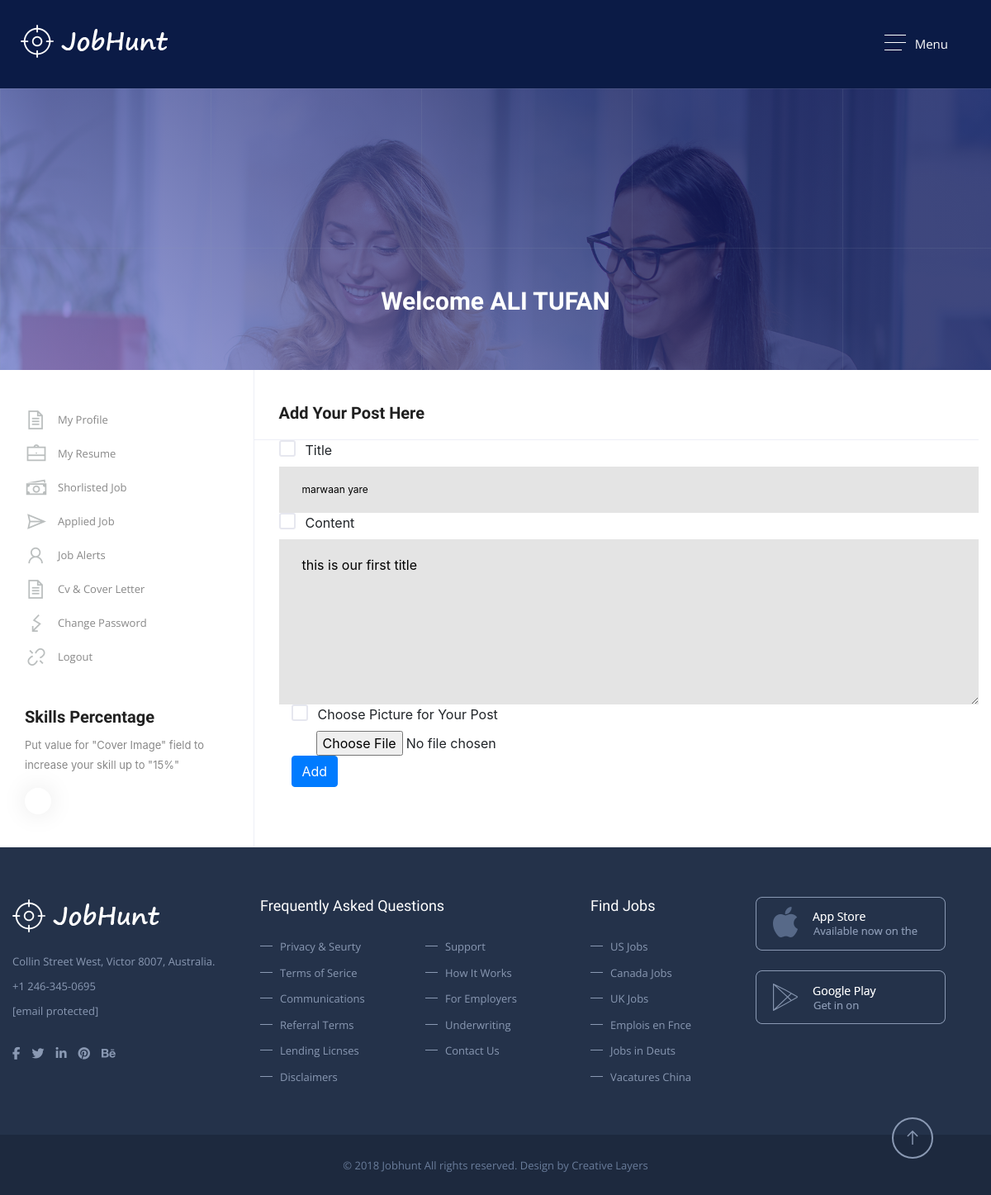
The app's page /post/1/update (signed in), older data.
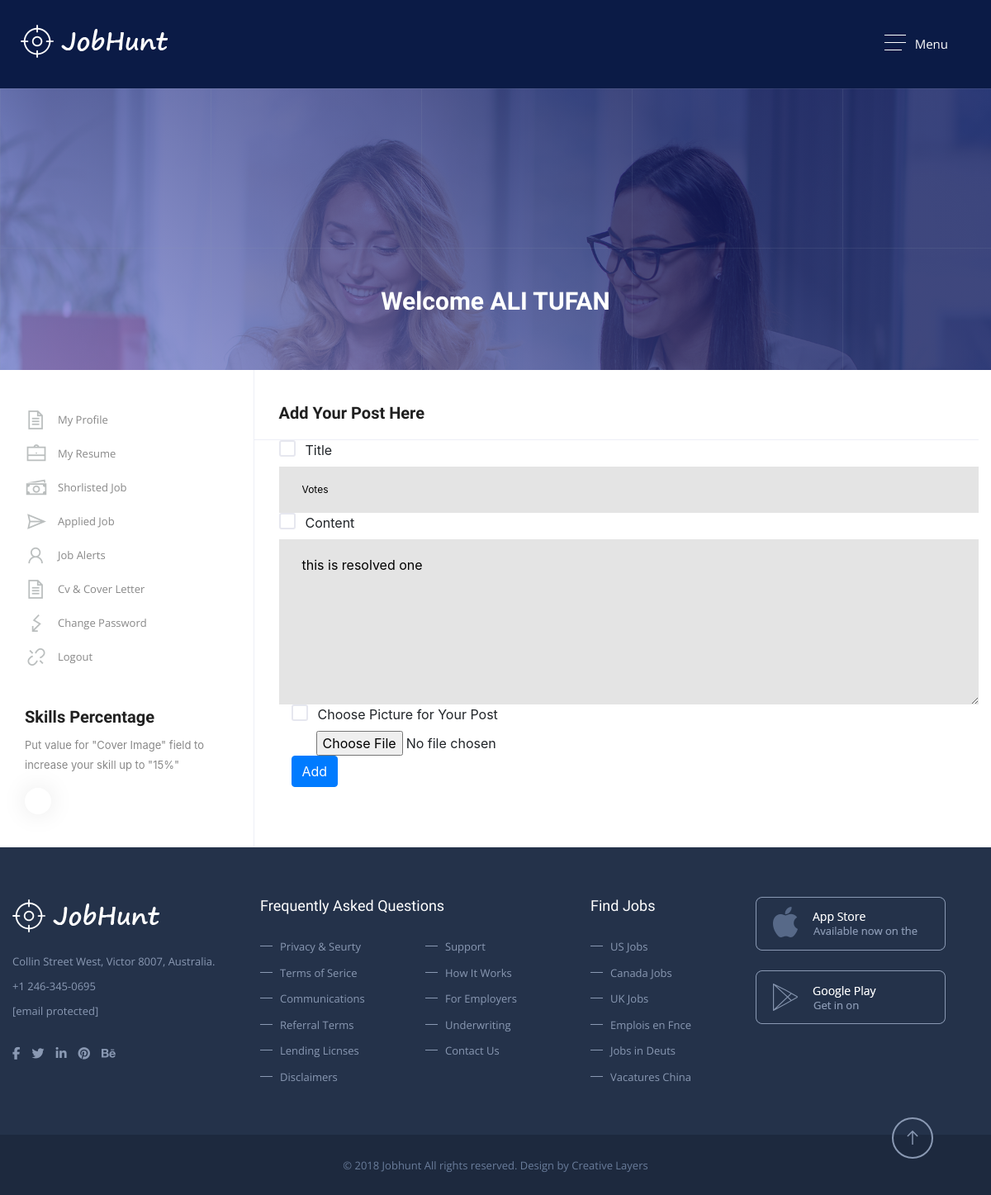
The same page, newer data.
### app/models.py (models this page shows, shortened)
class Post(db.Model):
    id = db.Column(db.Integer,primary_key=True,)
    title = db.Column(db.String(35),nullable=False,unique=True)
    date_posted = db.Column(db.DateTime(30),nullable=False,default=datetime.utcnow)
    image_file=db.Column(db.String(20),nullable=True)
    content = db.Column(db.Text(10),nullable=False)
    user_id = db.Column(db.Integer,db.ForeignKey('user.id'),nullable=False)

### app/routes.py (the view)
@app.route("/post/<post_id>/update",methods=['POST','GET'])
def post_update(post_id):
    post = Post.query.get_or_404(post_id)
    if post.author != current_user:
        abort(403)
    form = PostForm()
    if form.validate_on_submit():
        if form.picture.data:
            picture_file= save_post_pic(form.picture.data)
            post.image_file  = picture_file
        post.title=form.title.data
        post.content = form.content.data
        db.session.commit()
        flash('You blog has been updated successfully....')
        return redirect(url_for('post_detail',post_id=post.id))
    elif request.method =='GET':
        form.title.data = post.title
        form.content.data = post.content
        form.picture.data = post.image_file
    return render_template('add_post.html',title="Update Post",post=post,form=form,legend='Update Post')

### app/forms.py
class PostForm(FlaskForm):
    title = StringField('Title',validators=[DataRequired(),Length(max=100,min=5)])
    content = TextAreaField('Content',validators=[DataRequired()])
    picture = FileField('Choose Picture for Your Post',validators=[FileAllowed(['png','jpg'])])
    submit = SubmitField('Add')

### app/models.py (called while the page is built)
@login_manager.user_loader
def load_user(user_id):
    return User.query.get(int(user_id))

### app/templates/add_post.html (shortened to what this page needs)
{% extends "nav.html" %}
{% block nav %}
	<section class="overlape">
		<div class="block no-padding">
			<div data-velocity="-.1" style="background: url(images/resource/mslider1.jpg) repeat scroll 50% 422.28px transparent;" class="parallax scrolly-invisible no-parallax"></div>
			<div class="container fluid">
				<div class="row">
					<div class="col-lg-12">
						<div class="inner-header">
							<h3>Welcome ALI TUFAN</h3>
						</div>
					</div>
				</div>
			</div>
		</div>
	</section>
	<section>
		<div class="block no-padding">
			<div class="container">
				 <div class="row no-gape">
				 	<aside class="col-lg-3 column border-right">
				 		<div class="widget">
				 			<div class="tree_widget-sec">
				 				<ul>
				 					<li><a href="candidates_profile.html" title=""><i class="la la-file-text"></i>My Profile</a></li>
									<li><a href="candidates_my_resume.html" title=""><i class="la la-briefcase"></i>My Resume</a></li>
									<li><a href="candidates_shortlist.html" title=""><i class="la la-money"></i>Shorlisted Job</a></li>
									<li><a href="candidates_applied_jobs.html" title=""><i class="la la-paper-plane"></i>Applied Job</a></li>
									<li><a href="candidates_job_alert.html" title=""><i class="la la-user"></i>Job Alerts</a></li>
									<li><a href="candidates_cv_cover_letter.html" title=""><i class="la la-file-text"></i>Cv & Cover Letter</a></li>
									<li><a href="candidates_change_password.html" title=""><i class="la la-flash"></i>Change Password</a></li>
									<li><a href="#" title=""><i class="la la-unlink"></i>Logout</a></li>
				 				</ul>
				 			</div>
				 		</div>
				 		<div class="widget">
				 			<div class="skill-perc">
				 				<h3>Skills Percentage </h3>
				 				<p>Put value for "Cover Image" field to increase your skill up to "15%"</p>
				 				<div class="skills-bar">
				 				</div>
				 			</div>
				 		</div>
				 	</aside>
				 	<div class="col-lg-9 column">
				 		<div class="padding-left">
					 		<div class="manage-jobs-sec">
					 			<h3>Add Your Post Here</h3>
						 		<div class="change-password">
                                    <form method="POST" action="" enctype="multipart/form-data">
                                        <div class="form-group">
                                            {{form.title.label(class="")}}
                                            {% if form.title.errors %}
                                                {{form.title(class="form-control form-control-lg is-invalid")}}
                                                <div class="invalid-feedback">
                                                    {% for error in form.title.errors %}
                                                    <input type="text" name="somithing">
                                                        <span>{{error}}</span>
                                                    {% endfor %}
                                                </div>
                                            {% else %}
                                                {{form.title}}
                                            {% endif %}
                                        </div>
                                        <div class="form-group">
                                            {{form.content.label(class="")}}
                                            {% if form.content.errors %}
                                                {{form.content(class="form-control form-control-lg is-invalid")}}
                                                <div class="invalid-feedback">
                                                    {% for error in form.content.errors %}
                                                        <span>{{error}}</span>
                                                    {% endfor %}
                                                </div>
                                            {% else %}
                                                {{form.content}}
                                            {% endif %}
                                        </div>
									<div class="col-md-6" style="margin-top: 30px;">
										{{form.picture.label}}
										{% if form.picture.errors %}
									 	{{form.picture(class="form-control form-control-lg is-invalid")}}
									  <div  class="invalid-feedback">
										{% for error in form.picture.errors %}
										{{error}}.
										{% endfor %}
									  </div>
									  {% else %}
									  {{form.picture(class="upload-info")}}
									  {% endif %}
									</div>
                                        <div class="col-md-6">
                                        {{form.submit(class="btn btn-primary")}}
                                    </div>
                                    </form>
						 		</div>
					 		</div>
					 	</div>
					</div>
				 </div>
			</div>
		</div>
	</section>
{% endblock nav %}

### app/templates/nav.html (shortened to what this page needs)
<!DOCTYPE html>
<html>
<head>
	<link rel="stylesheet" type="text/css" href="{{url_for('static',filename='css/bootstrap-grid.css')}}" />
	<link rel="stylesheet" href="{{url_for('static',filename='icons.css')}}">
	<link rel="stylesheet" href="{{url_for('static',filename='animate.min.css')}}">
	<link rel="stylesheet" type="text/css" href="{{url_for('static',filename='css/style.css')}}" />
	<link rel="stylesheet" type="text/css" href="{{url_for('static',filename='css/responsive.css')}}" />
	<link rel="stylesheet" type="text/css" href="{{ url_for('static', filename='css/chosen.css')}}" />
	<link rel="stylesheet" type="text/css" href="{{url_for('static',filename='css/colors.css')}}" />
	<link rel="stylesheet" type="text/css" href="{{url_for('static',filename='css/bootstrap.css')}}" />
	<link rel="stylesheet" href="../../../maxcdn.bootstrapcdn.com/font-awesome/4.5.0/static/css/font-awesome.min.css" />
</head>
<body>
<div class="theme-layout" id="scrollup">
	<div class="responsive-header">
		<div class="responsive-menubar">
			<div class="res-logo"><a href="index.html" title=""><img src="{{url_for('static',filename='images/resource/logo.png')}}" alt="" /></a></div>
			<div class="menu-resaction">
				<div class="res-openmenu">
					<img src="static/images/icon.png" alt="" /> Menu
				</div>
			</div>
		</div>
	</div>
{% block nav %}
{% endblock nav %}
    <footer>
		<div class="block">
			<div class="container">
				<div class="row">
					<div class="col-lg-3 column">
						<div class="widget">
							<div class="about_widget">
								<div class="logo">
									<a href="index.html" title=""><img src="static/images/resource/logo.png" alt="" /></a>
								</div>
								<span>Collin Street West, Victor 8007, Australia.</span>
								<span>+1 246-345-0695</span>
								<span><a href="https://grandetest.com/cdn-cgi/l/email-protection" class="__cf_email__" data-cfemail="a9c0c7cfc6e9c3c6cbc1dcc7dd87cac6c4">[email&#160;protected]</a></span>
								<div class="social">
									<a href="#" title=""><i class="fa fa-facebook"></i></a>
									<a href="#" title=""><i class="fa fa-twitter"></i></a>
									<a href="#" title=""><i class="fa fa-linkedin"></i></a>
									<a href="#" title=""><i class="fa fa-pinterest"></i></a>
									<a href="#" title=""><i class="fa fa-behance"></i></a>
								</div>
							</div>
						</div>
					</div>
					<div class="col-lg-4 column">
						<div class="widget">
							<h3 class="footer-title">Frequently Asked Questions</h3>
							<div class="link_widgets">
								<div class="row">
									<div class="col-lg-6">
										<a href="#" title="">Privacy & Seurty </a>
										<a href="#" title="">Terms of Serice</a>
										<a href="#" title="">Communications </a>
										<a href="#" title="">Referral Terms </a>
										<a href="#" title="">Lending Licnses </a>
										<a href="#" title="">Disclaimers </a>
									</div>
									<div class="col-lg-6">
										<a href="#" title="">Support </a>
										<a href="#" title="">How It Works </a>
										<a href="#" title="">For Employers </a>
										<a href="#" title="">Underwriting </a>
										<a href="#" title="">Contact Us</a>
									</div>
								</div>
							</div>
						</div>
					</div>
					<div class="col-lg-2 column">
						<div class="widget">
							<h3 class="footer-title">Find Jobs</h3>
							<div class="link_widgets">
								<div class="row">
									<div class="col-lg-12">
										<a href="#" title="">US Jobs</a>
										<a href="#" title="">Canada Jobs</a>
										<a href="#" title="">UK Jobs</a>
										<a href="#" title="">Emplois en Fnce</a>
										<a href="#" title="">Jobs in Deuts</a>
										<a href="#" title="">Vacatures China</a>
									</div>
								</div>
							</div>
						</div>
					</div>
					<div class="col-lg-3 column">
						<div class="widget">
							<div class="download_widget">
								<a href="#" title=""><img src="static/images/resource/dw1.png" alt="" /></a>
								<a href="#" title=""><img src="static/images/resource/dw2.png" alt="" /></a>
							</div>
						</div>
					</div>
				</div>
			</div>
		</div>
		<div class="bottom-line">
			<span>© 2018 Jobhunt All rights reserved. Design by Creative Layers</span>
			<a href="#scrollup" class="scrollup" title=""><i class="la la-arrow-up"></i></a>
		</div>
	</footer>
</div>
</body>
</html>

### app/static/css/responsive.css (style rules this page uses)
@media (max-width:1200px) { .responsive-header { display: block; } }

Row changes from the older to the newer data that the page shows:
changed Post: title "marwaan yare" → "Votes"; content "this is our first title" → "this is resolved one"
